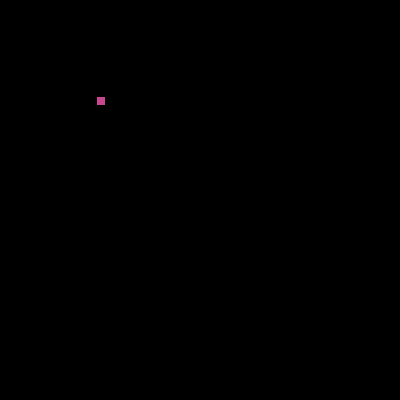
Frame 1 (no input)
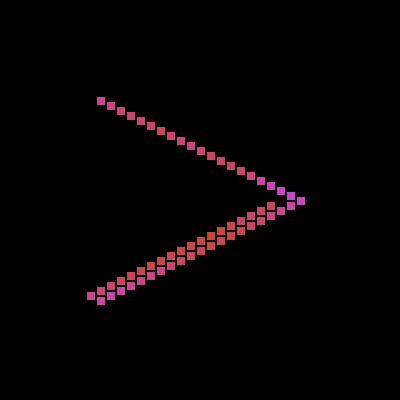
Frame 60 (the mouse pressed at the canvas centre just before this capture)
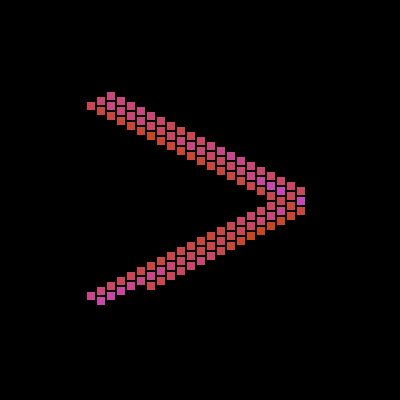
Frame 120 (the mouse held since frame 60 and released just before this capture)

The Processing sketch that drew these frames (run headless with seeded random() and noise(); from frame 60 on, the mouse is pressed at the canvas centre):

// Processing sketch: processing_107337
// ── processing_107337.pde

float x = 101;
float y = 101;
float xspeed = 10;
float yspeed = 5;
float t = 0;

void setup() {

  size(400, 400);
  background(0);
  rectMode(CENTER);
  
}

void draw() {

  display();
  move();
  edgebounce();

 
}

void move() {
  
  x = x + xspeed;
  y = y + yspeed;
  

}

void display() {

  t = t + 0.1;
  float c  = noise(t);
  c = map(c,0,1,0,255);
  stroke(200,70,c);
  fill(200,70,c);
  rect(x, y, 7, 7);
  
}

void edgebounce() {
  
   if (x > 300 || x < 100) {

    xspeed = xspeed * -1;
  }

  if (y > 300 || y < 100) {

    yspeed = yspeed * -1;
  }
  
}
